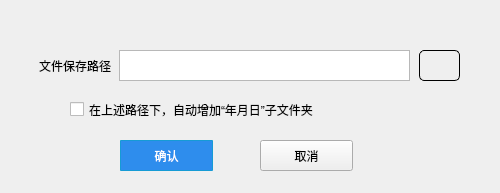
<?xml version="1.0" encoding="UTF-8"?>
<ui version="4.0">
 <class>menu_filesaveDialog</class>
 <widget class="QDialog" name="menu_filesaveDialog">
  <property name="geometry">
   <rect>
    <x>0</x>
    <y>0</y>
    <width>500</width>
    <height>193</height>
   </rect>
  </property>
  <property name="windowTitle">
   <string>Dialog</string>
  </property>
  <widget class="QPushButton" name="getdirButton">
   <property name="geometry">
    <rect>
     <x>419</x>
     <y>50</y>
     <width>41</width>
     <height>31</height>
    </rect>
   </property>
   <property name="styleSheet">
    <string notr="true">border: 1px solid #000000;  /* 设置边框为2px黑色实线 */
border-radius: 5px;         /* 设置圆角边框 */</string>
   </property>
   <property name="text">
    <string/>
   </property>
   <property name="icon">
    <iconset resource="../res.qrc">
     <normaloff>:/index/img/savefile.png</normaloff>:/index/img/savefile.png</iconset>
   </property>
  </widget>
  <widget class="QTextEdit" name="savepdfEdit">
   <property name="geometry">
    <rect>
     <x>119</x>
     <y>50</y>
     <width>291</width>
     <height>31</height>
    </rect>
   </property>
  </widget>
  <widget class="QPushButton" name="pushButton_exit">
   <property name="geometry">
    <rect>
     <x>260</x>
     <y>140</y>
     <width>93</width>
     <height>31</height>
    </rect>
   </property>
   <property name="styleSheet">
    <string notr="true"/>
   </property>
   <property name="text">
    <string>取消</string>
   </property>
  </widget>
  <widget class="QLabel" name="label_3">
   <property name="geometry">
    <rect>
     <x>20</x>
     <y>56</y>
     <width>91</width>
     <height>20</height>
    </rect>
   </property>
   <property name="text">
    <string>文件保存路径</string>
   </property>
   <property name="alignment">
    <set>Qt::AlignRight|Qt::AlignTrailing|Qt::AlignVCenter</set>
   </property>
  </widget>
  <widget class="QCheckBox" name="adddirCBox">
   <property name="geometry">
    <rect>
     <x>70</x>
     <y>100</y>
     <width>351</width>
     <height>19</height>
    </rect>
   </property>
   <property name="text">
    <string>在上述路径下，自动增加“年月日”子文件夹</string>
   </property>
  </widget>
  <widget class="QPushButton" name="pushButton_save">
   <property name="geometry">
    <rect>
     <x>120</x>
     <y>140</y>
     <width>93</width>
     <height>31</height>
    </rect>
   </property>
   <property name="styleSheet">
    <string notr="true">background-color:rgb(46,141,237);
color:#fff;
border:1px solid rgb(22,155,213);
border-radius:1px;
padding:5px 20px;</string>
   </property>
   <property name="text">
    <string>确认</string>
   </property>
  </widget>
 </widget>
 <resources>
  <include location="../res.qrc"/>
 </resources>
 <connections/>
</ui>
